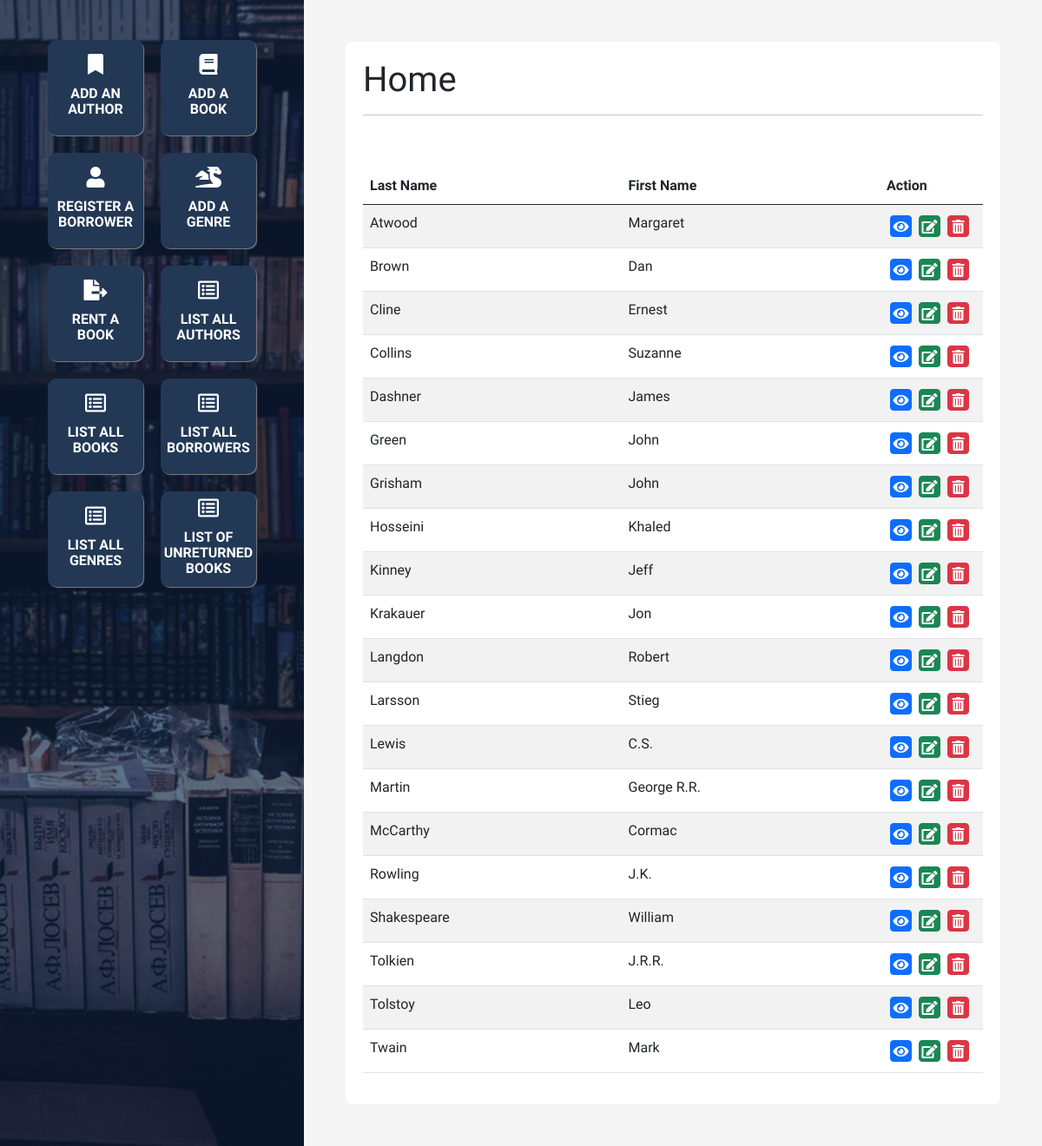
/list/authors.php, run on the app's committed database.
### tables this page shows
create table AUTHOR(
    id int unsigned not null auto_increment,
    fName varchar(35),
    lName varchar(45) not null,
    unique (fName, lName),
    primary key (id)
);

### list/authors.php (the view, shortened to what this page needs)
<?php
    include '../config.php';
    include '../head.php';
    include '../footer.php';
    $head = new Head();
    $head->setTitle('Authors');
    $head->addStyle('../css/styles.css');
    $head->drawHead();
    $head->drawMenu();
?>
<div class="right p-5">
    <main>
        <h1>Home</h1>
        <hr>
        <?php
            $sql = 'select id, lName, fName from AUTHOR order by lName asc';
            $result = $conn->query($sql);
            if (!$result)
            {
                echo '<div class="bg-danger text-white p-3">Connection error!</div>';
                exit;
            }
            else if ($result->num_rows > 0)
            {
                echo '<table class="table table-striped">';
                echo '<thead>';
                echo '<tr>';
                echo '<th scope="col-5">Last Name</th>';
                echo '<th scope="col-5">First Name</th>';
                echo '<th scope="col-2">Action</th>';
                echo '</tr>';
                echo '</thead>';
                echo '<tbody>';
                while($row = $result->fetch_assoc())
                {
                    echo '<tr>';
                    echo '<td class="col-5">'.$row['lName'].'</td>';
                    echo '<td class="col-5">'.$row['fName'].'</td>';
                    echo '<td class="col">';
                    echo '<a title="Update" class="mx-1 my-1 p-1 btn btn-primary" href="../view/author.php?id='.$row['id'].'"><i class="fas fa-eye"></i>';
                    echo '<a title="Edit" class="mx-1 my-1 p-1 btn btn-success" href="../edit/author.php?id='.$row['id'].'"><i class="fas fa-edit"></i></a>';
                    echo '<a title="Delete" class="mx-1 my-1 p-1 btn btn-danger" href="../delete/author.php?id='.$row['id'].'"><i class="fas fa-trash-alt"></i></a>';
                    echo '</td>';
                    echo '</tr>';
                }
                echo '</tbody>';
                echo '</table>';
            }
            else
            {
                echo '<div class="text-muted">No authors found.</div>';
            }
        ?>
    </main>
</div>
<?php
    $footer = new Footer();
    $footer->addScript('../js/site.js');
    $footer->drawFooter();
?>

### head.php (shortened to what this page needs)
<?php
    class Head {
        public $title = '';
        public $styles = [];
        function setTitle($pTitle) {
            $this->title = $pTitle;
        }
        function addStyle($pStyle) {
            array_push($this->styles, $pStyle);
        }
        function drawHead() {
            echo
            '
            <!DOCTYPE html>
                <html lang="en">
                <head>
                    <meta charset="UTF-8">
                    <meta http-equiv="X-UA-Compatible" content="IE=edge">
                    <meta name="viewport" content="width=device-width, initial-scale=1.0">
                    <link href="https://cdn.jsdelivr.net/npm/bootstrap@5.0.2/dist/css/bootstrap.min.css" rel="stylesheet">
                    <script src="https://cdnjs.cloudflare.com/ajax/libs/moment.js/2.29.1/moment.min.js"></script>
                    <link rel="stylesheet" href="https://cdnjs.cloudflare.com/ajax/libs/font-awesome/6.0.0-beta2/css/fontawesome.min.css">
                    <link rel="stylesheet" href="https://use.fontawesome.com/releases/v5.15.4/css/all.css">
                    <link rel="preconnect" href="https://fonts.googleapis.com">
                    <link rel="preconnect" href="https://fonts.gstatic.com" crossorigin>
                    <link href="https://fonts.googleapis.com/css2?family=Roboto:wght@300;400&family=Source+Sans+Pro:wght@300;700&display=swap" rel="stylesheet">
            ';
            foreach ($this->styles as $item) {
                echo '<link rel="stylesheet" href="'.$item.'">';
            }
            echo
                '<title>'.$this->title.'</title>
                </head>';
        }
        function drawMenu() {
            echo
            '
                <body>
                    <div class="body-wrapper d-flex">
                        <div class="left menu p-3">
                                <ul>
                                    <li>
                                        <a href="../create/author.php">
                                            <i class="fas fa-bookmark"></i>
                                            <div>Add an author</div>
                                        </a>
                                    </li>
                                    <li>
                                        <a href="../create/book.php">
                                            <i class="fas fa-book"></i>
                                            <div>Add a book</div>
                                        </a>
                                    </li>
                                    <li>
                                        <a href="../create/borrower.php">
                                            <i class="fas fa-user"></i>
                                            <div>Register a borrower</div>
                                        </a>
                                    </li>
                                    <li>
                                        <a href="../create/genre.php">
                                            <i class="fas fa-dragon"></i>
                                            <div>Add a Genre</div>
                                        </a>
                                    </li>
                                    <li>
                                        <a href="../create/rental.php">
                                            <i class="fas fa-file-export"></i>
                                            <div>Rent a book</div>
                                        </a>
                                    </li>
                                    <li>
                                        <a href="../list/authors.php">
                                            <i class="far fa-list-alt"></i>
                                            <div>List all authors</div>
                                        </a>
                                    </li>
                                    <li>
                                        <a href="../list/books.php">
                                            <i class="far fa-list-alt"></i>
                                            <div>List all books</div>
                                        </a>
                                    </li>
                                    <li>
                                        <a href="../list/borrowers.php">
                                            <i class="far fa-list-alt"></i>
                                            <div>List all borrowers</div>
                                        </a>
                                    </li>
                                    <li>
                                        <a href="../list/genres.php">
                                            <i class="far fa-list-alt"></i>
                                            <div>List all genres</div>
                                        </a>
                                    </li>
                                    <li>
                                        <a href="../list/rental.php">
                                            <i class="far fa-list-alt"></i>
                                            <div>List of unreturned books</div>
                                        </a>
                                    </li>
                                </ul>
                        </div>
            ';
        }
    }
?>

### footer.php (shortened to what this page needs)
<?php
    class Footer {
        function drawFooter() {
            echo
            '
                </div>
                <script src="https://code.jquery.com/jquery-3.6.0.min.js"></script>
                <script src="https://cdnjs.cloudflare.com/ajax/libs/popper.js/1.12.9/umd/popper.min.js"></script>
                <script src="https://maxcdn.bootstrapcdn.com/bootstrap/4.0.0/js/bootstrap.min.js"></script>
            ';
            echo
            '   </body>
                </html>';
        }
    }
?>

### css/styles.css (style rules this page uses)
body { font-family: 'Source Sans Pro', sans-serif; line-height:1.65rem; }
a { text-decoration: none; }
hr { margin-bottom: 60px; }
table i { height: 15px; width: 15px; display: flex !important; justify-content: center; align-items: center; }
.body-wrapper { min-height: 650px; background-color: whitesmoke; }
.left { width:350px; flex-shrink:0; background-color: #223855; background-image: url('../assets/background.jpg'); background-position: center; background-repeat: no-repeat; background-size: cover; background-blend-mode: soft-light; position: fixed; height: 100%; overflow-y: auto; z-index:2; }
.right { width:100%; flex-shrink:1; margin-left: 350px; min-height:100vh; }
.menu ul { list-style-type: none; padding:0; margin: 20px 0; display: flex; flex-direction: row; flex-wrap: wrap; justify-content: center; }
.menu ul li a { background-color: #223855; display: flex; text-align: center; margin: 10px; width: 110px; height: 110px; justify-content: center; flex-direction: column; align-items: center; box-shadow: 1px 1px 1px #847e7e; padding:10px; line-height: 18px; color: white; text-transform: uppercase; font-weight: 700; border-radius: 10px; }
.menu ul li a i { display: block; width: 100%; font-size:1.5rem; padding-bottom: 8px; }
.menu ul li a div { display: flex; justify-content: center; align-items: center; padding:5px 0; }
main { width: 100%; background: white; min-height: 550px; border-radius: 8px; padding: 20px; }

### data on the page
author: lName "Atwood", fName "Margaret"
author: lName "Brown", fName "Dan"
author: lName "Cline", fName "Ernest"
author: lName "Collins", fName "Suzanne"
author: lName "Dashner", fName "James"
author: lName "Green", fName "John"
author: lName "Grisham", fName "John"
author: lName "Hosseini", fName "Khaled"
author: lName "Kinney", fName "Jeff"
author: lName "Krakauer", fName "Jon"
author: lName "Langdon", fName "Robert"
author: lName "Larsson", fName "Stieg"
author: lName "Lewis", fName "C.S."
author: lName "Martin", fName "George R.R."
author: lName "McCarthy", fName "Cormac"
author: lName "Rowling", fName "J.K."
author: lName "Shakespeare", fName "William"
author: lName "Tolkien", fName "J.R.R."
author: lName "Tolstoy", fName "Leo"
author: lName "Twain", fName "Mark"
